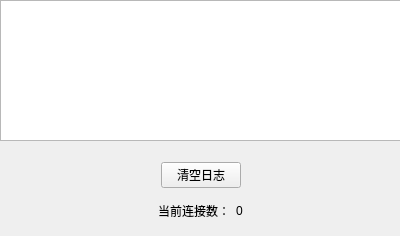
<?xml version="1.0" encoding="UTF-8"?>
<ui version="4.0">
 <class>TCP</class>
 <widget class="QWidget" name="TCP">
  <property name="geometry">
   <rect>
    <x>0</x>
    <y>0</y>
    <width>400</width>
    <height>236</height>
   </rect>
  </property>
  <property name="windowTitle">
   <string>Form</string>
  </property>
  <widget class="QListWidget" name="log">
   <property name="geometry">
    <rect>
     <x>0</x>
     <y>0</y>
     <width>401</width>
     <height>141</height>
    </rect>
   </property>
  </widget>
  <widget class="QWidget" name="">
   <property name="geometry">
    <rect>
     <x>0</x>
     <y>160</y>
     <width>401</width>
     <height>30</height>
    </rect>
   </property>
   <layout class="QHBoxLayout" name="horizontalLayout">
    <item>
     <spacer name="horizontalSpacer">
      <property name="orientation">
       <enum>Qt::Horizontal</enum>
      </property>
      <property name="sizeHint" stdset="0">
       <size>
        <width>40</width>
        <height>20</height>
       </size>
      </property>
     </spacer>
    </item>
    <item>
     <widget class="QPushButton" name="clear_log">
      <property name="text">
       <string>清空日志</string>
      </property>
     </widget>
    </item>
    <item>
     <spacer name="horizontalSpacer_2">
      <property name="orientation">
       <enum>Qt::Horizontal</enum>
      </property>
      <property name="sizeHint" stdset="0">
       <size>
        <width>40</width>
        <height>20</height>
       </size>
      </property>
     </spacer>
    </item>
   </layout>
  </widget>
  <widget class="QWidget" name="">
   <property name="geometry">
    <rect>
     <x>0</x>
     <y>200</y>
     <width>401</width>
     <height>22</height>
    </rect>
   </property>
   <layout class="QHBoxLayout" name="horizontalLayout_2">
    <item>
     <spacer name="horizontalSpacer_3">
      <property name="orientation">
       <enum>Qt::Horizontal</enum>
      </property>
      <property name="sizeHint" stdset="0">
       <size>
        <width>40</width>
        <height>20</height>
       </size>
      </property>
     </spacer>
    </item>
    <item>
     <widget class="QLabel" name="label">
      <property name="text">
       <string>当前连接数：</string>
      </property>
     </widget>
    </item>
    <item>
     <widget class="QLabel" name="connected_count">
      <property name="text">
       <string>0</string>
      </property>
     </widget>
    </item>
    <item>
     <spacer name="horizontalSpacer_4">
      <property name="orientation">
       <enum>Qt::Horizontal</enum>
      </property>
      <property name="sizeHint" stdset="0">
       <size>
        <width>40</width>
        <height>20</height>
       </size>
      </property>
     </spacer>
    </item>
   </layout>
  </widget>
 </widget>
 <resources/>
 <connections/>
</ui>
